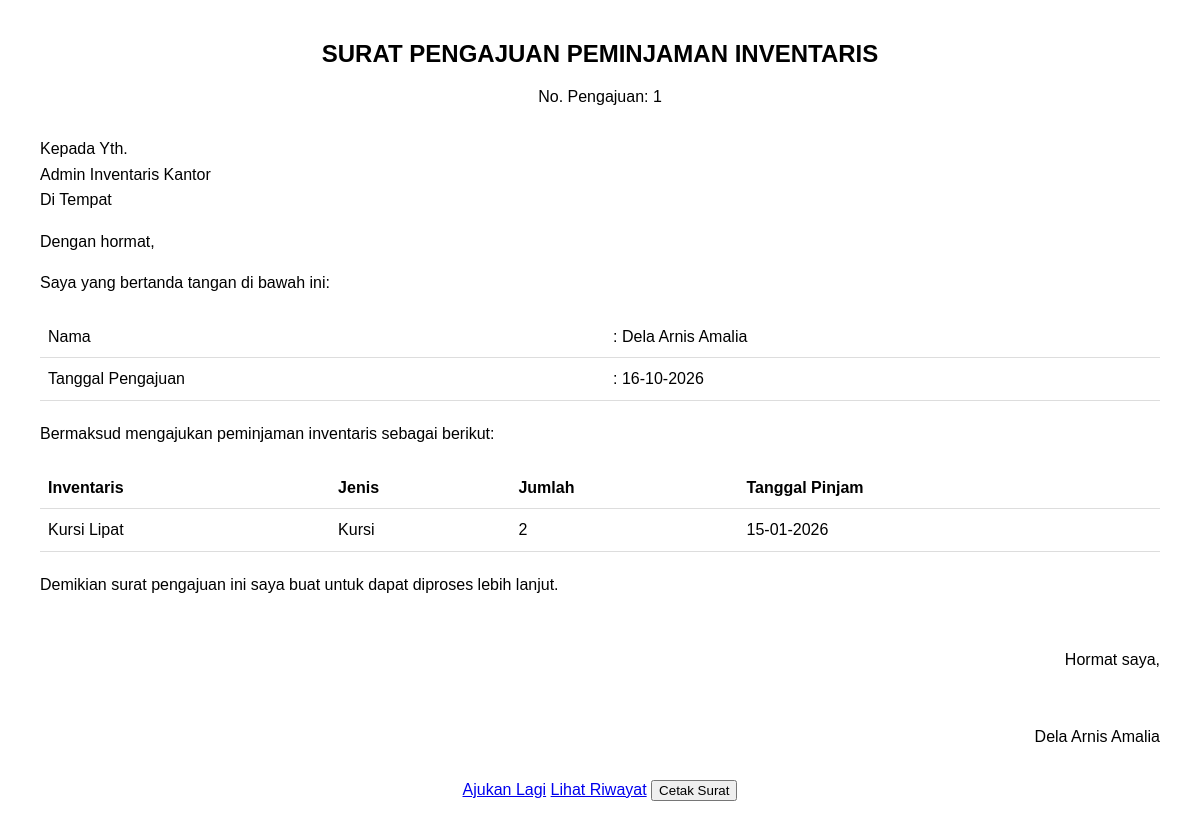
Page /surat_pengajuan.php?id=1 (signed in) on the committed database.
### tables this page shows
CREATE TABLE `peminjaman` (
  `id_peminjaman` int(11) NOT NULL,
  `id` int(11) NOT NULL,
  `id_inventaris` int(11) NOT NULL,
  `jumlah_pinjam` int(11) NOT NULL,
  `tgl_pinjam` date NOT NULL,
  `tgl_kembali` date DEFAULT NULL,
  `status` enum('diajukan','disetujui','dikembalikan','ditolak') DEFAULT 'diajukan',
  `catatan` text DEFAULT NULL
);

CREATE TABLE `users` (
  `id` int(11) NOT NULL,
  `username` varchar(50) NOT NULL,
  `password` varchar(255) NOT NULL,
  `nama_lengkap` varchar(100) NOT NULL,
  `role` enum('admin','pegawai') NOT NULL DEFAULT 'pegawai'
);

CREATE TABLE `inventaris` (
  `id_inventaris` int(11) NOT NULL,
  `nama` varchar(100) NOT NULL,
  `foto` varchar(255) DEFAULT 'default.jpg',
  `jenis` enum('meja','kursi','kipas_angin','ruang_rapat','kendaraan') NOT NULL,
  `jumlah_total` int(11) NOT NULL,
  `jumlah_tersedia` int(11) NOT NULL
);

### surat_pengajuan.php (the view, shortened to what this page needs)
<?php
require_once '../config/database.php';
$id_peminjaman = (int)($_GET['id'] ?? 0);
$stmt = $connection->prepare("
    SELECT p.*, u.nama_lengkap, i.nama AS inventaris_nama, i.jenis
    FROM peminjaman p
    JOIN users u ON p.id = u.id          -- PERBAIKAN UTAMA
    JOIN inventaris i ON p.id_inventaris = i.id_inventaris
    WHERE p.id_peminjaman = ? AND p.id = ?
");
$stmt->bind_param("ii", $id_peminjaman, $_SESSION['id']);
$stmt->execute();
$result = $stmt->get_result();
if (!$row = $result->fetch_assoc()) {
    die("Data peminjaman tidak ditemukan.");
}
?>
<!DOCTYPE html>
<html lang="id">
<head>
</head>
<body>
<div class="header">
    <h2>SURAT PENGAJUAN PEMINJAMAN INVENTARIS</h2>
    <p>No. Pengajuan: <?= $row['id_peminjaman'] ?></p>
</div>
<div class="content">
    <p>Kepada Yth.<br>
    Admin Inventaris Kantor<br>
    Di Tempat</p>
    <p>Dengan hormat,</p>
    <p>Saya yang bertanda tangan di bawah ini:</p>
    <table>
        <tr><td>Nama</td><td>: <?= htmlspecialchars($row['nama_lengkap']) ?></td></tr>
        <tr><td>Tanggal Pengajuan</td><td>: <?= date('d-m-Y') ?></td></tr>
    </table>
    <p>Bermaksud mengajukan peminjaman inventaris sebagai berikut:</p>
    <table>
        <tr><th>Inventaris</th><th>Jenis</th><th>Jumlah</th><th>Tanggal Pinjam</th></tr>
        <tr>
            <td><?= htmlspecialchars($row['inventaris_nama']) ?></td>
            <td><?= ucfirst(str_replace('_', ' ', $row['jenis'])) ?></td>
            <td><?= $row['jumlah_pinjam'] ?></td>
            <td><?= date('d-m-Y', strtotime($row['tgl_pinjam'])) ?></td>
        </tr>
    </table>
    <p>Demikian surat pengajuan ini saya buat untuk dapat diproses lebih lanjut.</p>
    <div class="footer">
        <p>Hormat saya,<br><br><br>
        <?= htmlspecialchars($row['nama_lengkap']) ?>
        </p>
    </div>
</div>
<div style="margin-top: 30px; text-align: center;">
    <a href="ajukan.php" class="btn btn-primary">Ajukan Lagi</a>
    <a href="riwayat.php" class="btn btn-secondary">Lihat Riwayat</a>
    <button onclick="window.print()" class="btn btn-success">Cetak Surat</button>
</div>
</body>
</html>

### surat_pengajuan.php (style rules this page uses)
body { font-family: Arial, sans-serif; margin: 40px; }
.header { text-align: center; margin-bottom: 30px; }
.content { line-height: 1.6; }
.footer { margin-top: 50px; text-align: right; }
table { width: 100%; border-collapse: collapse; margin: 20px 0; }
th, td { padding: 8px; text-align: left; border-bottom: 1px solid #ddd; }

### rows in the picture
peminjaman: id_peminjaman "1", id.nama_lengkap "Dela Arnis Amalia", id_inventaris.nama "Kursi Lipat", id_inventaris.jenis "Kursi", jumlah_pinjam "2", tgl_pinjam "15-01-2026"
